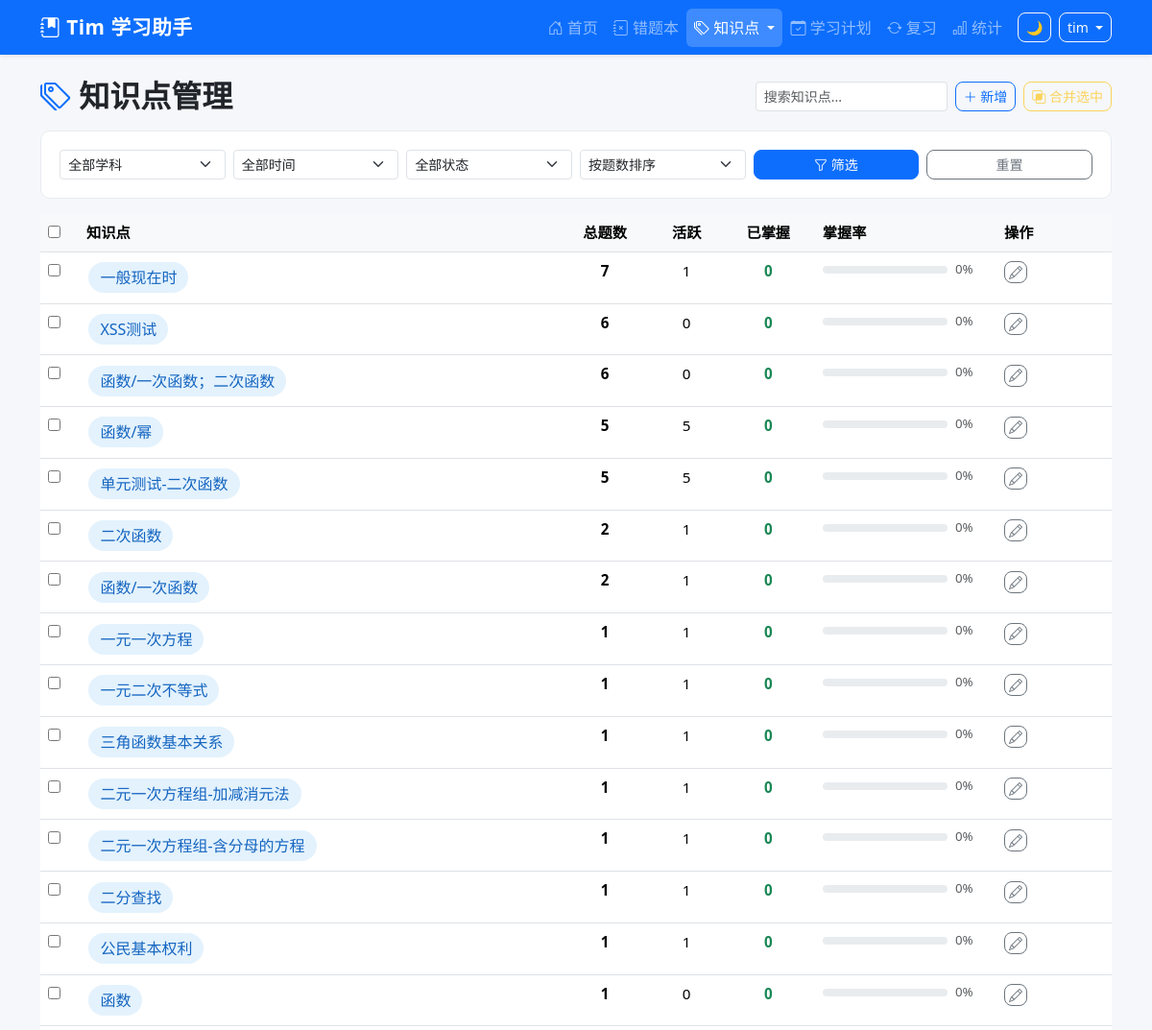
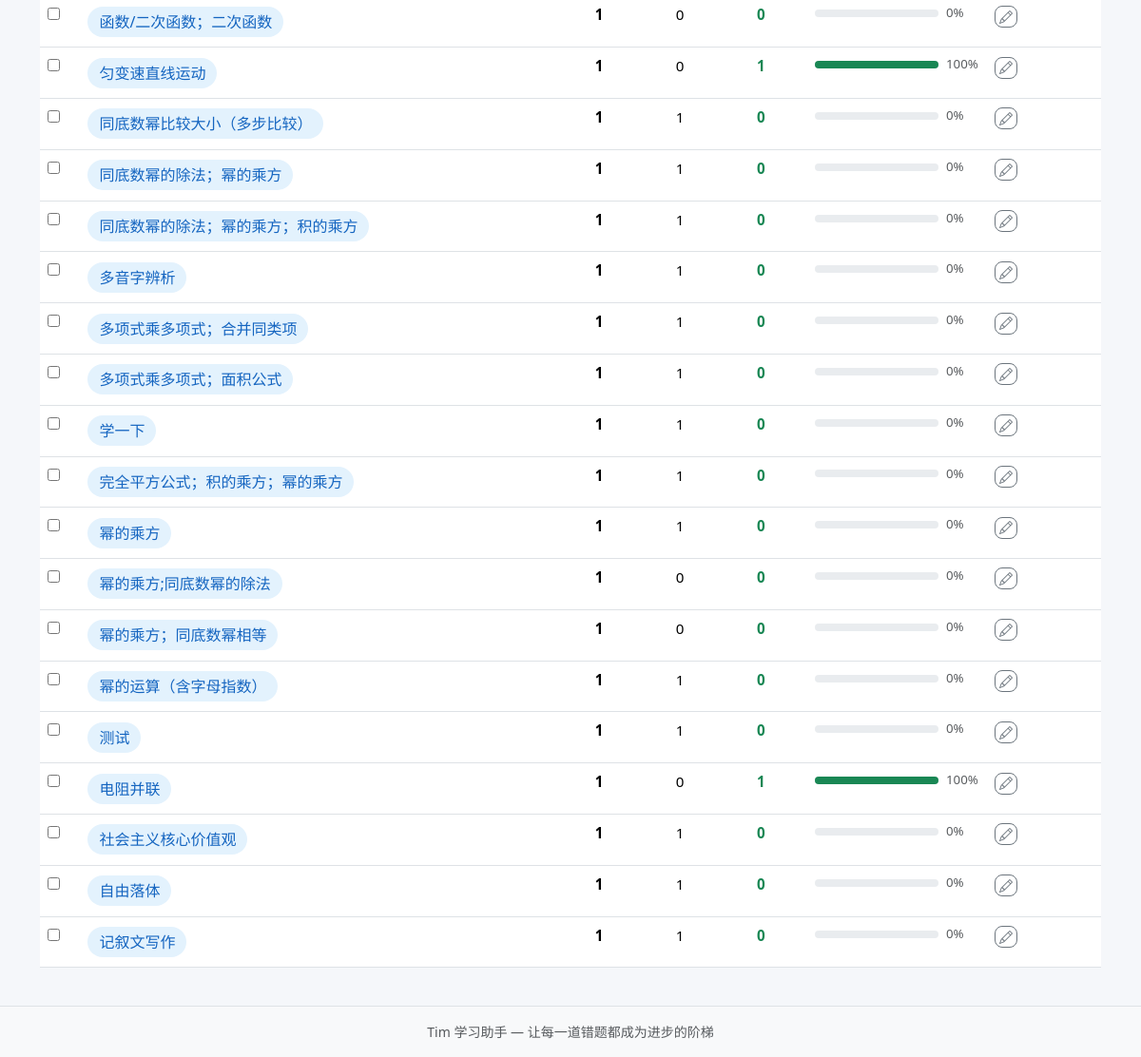
The page /knowledge-points (signed in) on the database its author committed (2 pictures, top to bottom).
### tables this page shows
CREATE TABLE mistake_records (
            id INTEGER PRIMARY KEY AUTOINCREMENT,
            uuid TEXT NOT NULL,
            sys_platform TEXT NOT NULL DEFAULT 'web',
            bstudio_create_time TIMESTAMP DEFAULT CURRENT_TIMESTAMP,
            xueke TEXT NOT NULL,
            timu TEXT NOT NULL,
            xueshengdaan TEXT DEFAULT '',
            zhengquedaan TEXT DEFAULT '',
            cuowufenxi TEXT DEFAULT '',
            zhishidian TEXT DEFAULT '',
            difficulty INTEGER DEFAULT 1,
            review_count INTEGER DEFAULT 0,
            last_review_at TIMESTAMP,
            next_review_at TIMESTAMP,
            review_stage INTEGER DEFAULT 0,
            review_algorithm TEXT DEFAULT 'sm2',
            status TEXT DEFAULT 'active',
            updated_at TIMESTAMP DEFAULT CURRENT_TIMESTAMP
        , voice_data TEXT DEFAULT '');

### app.py (the view)
@app.route('/knowledge-points',)
@login_required
def knowledge_points():
    xueke_filter = request.args.get('xueke', '')
    days_filter = request.args.get('days', '', type=int)
    status_filter = request.args.get('status', '')
    sort = request.args.get('sort', 'total')
    where_clauses = ["zhishidian != ''"]
    params = []
    if xueke_filter:
        where_clauses.append('xueke = ?')
        params.append(xueke_filter)
    if days_filter and days_filter > 0:
        where_clauses.append("bstudio_create_time >= date('now', ? || ' days')")
        params.append(str(-days_filter))
    if status_filter:
        where_clauses.append('status = ?')
        params.append(status_filter)
    where_sql = ' AND '.join(where_clauses)
    order_map = {
        'total': 'total DESC',
        'rate_asc': 'CAST(mastered_count AS REAL) / total ASC',
        'rate_desc': 'CAST(mastered_count AS REAL) / total DESC',
        'name': 'zhishidian ASC',
    }
    order_sql = order_map.get(sort, 'total DESC')
    kps = query_db(
        f'''SELECT zhishidian,
                  COUNT(*) as total,
                  SUM(CASE WHEN status='active' THEN 1 ELSE 0 END) as active_count,
                  SUM(CASE WHEN status='mastered' THEN 1 ELSE 0 END) as mastered_count
           FROM mistake_records
           WHERE {where_sql}
           GROUP BY zhishidian
           ORDER BY {order_sql}''',
        params
    )
    resp = make_response(render_template('knowledge_points.html',
        kps=kps,
        xueke_filter=xueke_filter,
        days_filter=days_filter or '',
        status_filter=status_filter,
        sort=sort,
        subjects=Config.get_subjects(),
        status_options=Config.STATUS_OPTIONS))
    return set_uuid_cookie(resp, g.user_uuid)

### app.py (called while the page is built, shortened)
@app.after_request
def add_security_headers(resp):
    resp.headers['X-Frame-Options'] = 'DENY'
    resp.headers['X-Content-Type-Options'] = 'nosniff'
    resp.headers['Referrer-Policy'] = 'strict-origin-when-cross-origin'
    return resp

@app.before_request
def csrf_check():
    if 'csrf_token' not in session:
        session['csrf_token'] = str(uuid_mod.uuid4())
    if request.method in ('GET', 'HEAD', 'OPTIONS'):
        return

def login_required(f):
    @wraps(f)
    def decorated(*a, **kw):
        if 'user_id' not in session:
            return redirect(url_for('login', next=request.path))
        return f(*a, **kw)
    return decorated

@app.before_request
def before_request():
    g.user_uuid = get_or_create_uuid()
    g.username = session.get('username', '')

### config.py (called while the page is built)
    @staticmethod
    def get_subjects():
        try:
            from database import query_db
            rows = query_db("SELECT name FROM base_data WHERE category='subject' ORDER BY sort_order")
            if rows:
                return [r['name'] for r in rows]
        except Exception:
            pass
        return Config.SUBJECTS

### database.py (called while the page is built)
def get_db():
    conn = sqlite3.connect(Config.DATABASE_PATH, timeout=5)
    conn.row_factory = sqlite3.Row
    conn.execute("PRAGMA foreign_keys = ON")
    conn.execute("PRAGMA journal_mode = WAL")
    return conn

def query_db(query, args=(), one=False):
    if 'mistake_records' in query and 'WHERE 1=1' in query:
        query = query.replace('WHERE 1=1', "WHERE status != 'deleted'")
    conn = get_db()
    cur = conn.execute(query, args)
    rv = cur.fetchall()
    conn.close()
    return (rv[0] if rv else None) if one else rv

### utils.py (called while the page is built, shortened)
def get_or_create_uuid():
    user_uuid = request.cookies.get(Config.COOKIE_NAME)
    from database import query_db
    if not user_uuid:
        try:
            row = query_db(
                'SELECT uuid, COUNT(*) AS cnt FROM mistake_records '
                'GROUP BY uuid ORDER BY cnt DESC LIMIT 1', one=True)
            if row and row['cnt'] > 0:
                user_uuid = str(row['uuid'])
        except Exception:
            pass
        if not user_uuid:
            user_uuid = str(uuid_mod.uuid4())
    return user_uuid

def set_uuid_cookie(response, user_uuid):
    response.set_cookie(
        Config.COOKIE_NAME,
        user_uuid,
        max_age=Config.COOKIE_MAX_AGE,
        httponly=True,
        samesite='Lax'
    )
    return response

### templates/knowledge_points.html (shortened to what this page needs)
{% extends "base.html" %}
{% block content %}
<div class="d-flex justify-content-between align-items-center mb-3 flex-wrap gap-2">
    <h2 class="fw-bold mb-0"><i class="bi bi-tags text-primary"></i> 知识点管理</h2>
    <div class="d-flex gap-2">
        <input type="text" id="kp-search" class="form-control form-control-sm" placeholder="搜索知识点..." style="width:200px" oninput="filterKps()">
        <button class="btn btn-outline-primary btn-sm" data-bs-toggle="modal" data-bs-target="#addKpModal">
            <i class="bi bi-plus-lg"></i> 新增
        </button>
        <button class="btn btn-outline-warning btn-sm" id="merge-btn" onclick="startMerge()" disabled>
            <i class="bi bi-intersect"></i> 合并选中
        </button>
    </div>
</div>
<div class="filter-bar mb-3">
    <form method="GET" class="row g-2 align-items-end">
        <div class="col-md-2">
            <select name="xueke" class="form-select form-select-sm">
                <option value="">全部学科</option>
            </select>
        </div>
        <div class="col-md-2">
            <select name="days" class="form-select form-select-sm">
                <option value="">全部时间</option>
            </select>
        </div>
        <div class="col-md-2">
            <select name="status" class="form-select form-select-sm">
                <option value="">全部状态</option>
            </select>
        </div>
        <div class="col-md-2">
            <select name="sort" class="form-select form-select-sm">
                <option value="total" {% if sort == 'total' %}selected{% endif %}>按题数排序</option>
            </select>
        </div>
        <div class="col-md-2">
            <button type="submit" class="btn btn-primary btn-sm w-100"><i class="bi bi-funnel"></i> 筛选</button>
        </div>
        <div class="col-md-2">
            <a href="{{ url_for('knowledge_points') }}" class="btn btn-outline-secondary btn-sm w-100">重置</a>
        </div>
    </form>
</div>
{% if kps %}
<div class="table-responsive">
    <table class="table table-hover" id="kp-table">
        <thead>
            <tr>
                <th style="width:40px"><input type="checkbox" id="kp-select-all" onchange="toggleAllKps(this)"></th>
                <th>知识点</th>
                <th class="text-center">总题数</th>
                <th class="text-center">活跃</th>
                <th class="text-center">已掌握</th>
                <th style="min-width:120px">掌握率</th>
                <th style="width:120px">操作</th>
            </tr>
        </thead>
        <tbody>
            {% for kp in kps %}
            <tr class="kp-row" data-name="{{ kp['zhishidian'] }}">
                <td><input type="checkbox" class="kp-cb" value="{{ kp['zhishidian'] }}" data-name="{{ kp['zhishidian'] }}"></td>
                <td>
                    <a href="{{ url_for('question_list', zhishidian=kp['zhishidian']) }}" class="text-decoration-none fw-bold">
                        <span class="knowledge-badge fs-6">{{ kp['zhishidian'] }}</span>
                    </a>
                </td>
                <td class="text-center fw-bold">{{ kp['total'] }}</td>
                <td class="text-center">{{ kp['active_count'] }}</td>
                <td class="text-center text-success fw-bold">{{ kp['mastered_count'] }}</td>
                <td>
                    <div class="d-flex align-items-center gap-2">
                        <div class="progress flex-grow-1" style="height:8px">
                            {% set pct = (kp['mastered_count'] / kp['total'] * 100) if kp['total'] > 0 else 0 %}
                            <div class="progress-bar {% if pct < 30 %}bg-danger{% elif pct < 70 %}bg-warning{% else %}bg-success{% endif %}"
                                 style="width:{{ pct|int }}%"></div>
                        </div>
                        <small class="text-muted" style="min-width:35px">{{ pct|int }}%</small>
                    </div>
                </td>
                <td>
                    <button class="btn btn-outline-secondary btn-sm py-0 px-1" title="重命名"
                            onclick="renameKp('{{ kp['zhishidian']|e }}')">
                        <i class="bi bi-pencil"></i>
                    </button>
                </td>
            </tr>
            {% endfor %}
        </tbody>
    </table>
</div>
{% endif %}
{% endblock %}

### static/css/style.css (style rules this page uses)
:root { --primary: #0d6efd; --success: #198754; --warning: #ffc107; --danger: #dc3545; --info: #0dcaf0; --dark: #212529; --light: #f8f9fa; }
body { min-height: 100vh; display: flex; flex-direction: column; background-color: #f5f7fa; }
.knowledge-badge { display: inline-block; padding: 0.25rem 0.75rem; border-radius: 20px; font-size: 0.85rem; font-weight: 500; background-color: #e3f2fd; color: #1565c0; margin: 0.15rem; }
.filter-bar { background: white; padding: 1.2rem; border-radius: 10px; margin-bottom: 1.5rem; border: 1px solid #e9ecef; }
.btn { border-radius: 8px; font-weight: 500; transition: all 0.2s; }
.table { font-size: 0.95rem; }
.table th { font-weight: 600; background-color: #f8f9fa; }

### rows shown on the page
mistake_records: zhishidian "二次函数", total "2", active_count "1", mastered_count "0", pct "0"
mistake_records: zhishidian "一元一次方程", total "1", active_count "1", mastered_count "0", pct "0"
mistake_records: zhishidian "一元二次不等式", total "1", active_count "1", mastered_count "0", pct "0"
mistake_records: zhishidian "三角函数基本关系", total "1", active_count "1", mastered_count "0", pct "0"
mistake_records: zhishidian "二元一次方程组-加减消元法", total "1", active_count "1", mastered_count "0", pct "0"
mistake_records: zhishidian "二元一次方程组-含分母的方程", total "1", active_count "1", mastered_count "0", pct "0"
mistake_records: zhishidian "二分查找", total "1", active_count "1", mastered_count "0", pct "0"
mistake_records: zhishidian "公民基本权利", total "1", active_count "1", mastered_count "0", pct "0"
mistake_records: zhishidian "函数/二次函数；二次函数", total "1", active_count "0", mastered_count "0", pct "0"
mistake_records: zhishidian "同底数幂比较大小（多步比较）", total "1", active_count "1", mastered_count "0", pct "0"
mistake_records: zhishidian "同底数幂的除法；幂的乘方", total "1", active_count "1", mastered_count "0", pct "0"
mistake_records: zhishidian "同底数幂的除法；幂的乘方；积的乘方", total "1", active_count "1", mastered_count "0", pct "0"
mistake_records: zhishidian "多音字辨析", total "1", active_count "1", mastered_count "0", pct "0"
mistake_records: zhishidian "多项式乘多项式；合并同类项", total "1", active_count "1", mastered_count "0", pct "0"
mistake_records: zhishidian "多项式乘多项式；面积公式", total "1", active_count "1", mastered_count "0", pct "0"
mistake_records: zhishidian "学一下", total "1", active_count "1", mastered_count "0", pct "0"
mistake_records: zhishidian "完全平方公式；积的乘方；幂的乘方", total "1", active_count "1", mastered_count "0", pct "0"
mistake_records: zhishidian "幂的乘方;同底数幂的除法", total "1", active_count "0", mastered_count "0", pct "0"
mistake_records: zhishidian "幂的乘方；同底数幂相等", total "1", active_count "0", mastered_count "0", pct "0"
mistake_records: zhishidian "幂的运算（含字母指数）", total "1", active_count "1", mastered_count "0", pct "0"
mistake_records: zhishidian "测试", total "1", active_count "1", mastered_count "0", pct "0"
mistake_records: zhishidian "社会主义核心价值观", total "1", active_count "1", mastered_count "0", review_stage "0"
mistake_records: zhishidian "自由落体", total "1", active_count "1", mastered_count "0", pct "0"
mistake_records: zhishidian "记叙文写作", total "1", active_count "1", mastered_count "0", pct "0"

### other values the page prints
{{ session.username }} "tim"
{{ kp['zhishidian'] }} "一般现在时" "XSS测试" "函数/一次函数；二次函数" "函数/幂" "单元测试-二次函数" "函数/一次函数" "函数" "匀变速直线运动" "幂的乘方" "电阻并联"
{{ kp['total'] }} "7" "6" "6" "5" "5" "2" "1" "1" "1" "1"
{{ kp['active_count'] }} "1" "0" "0" "5" "5" "1" "0" "0" "1" "0"
{{ kp['mastered_count'] }} "0" "0" "0" "0" "0" "0" "0" "1" "0" "1"
{{ pct|int }} "0" "0" "0" "0" "0" "0" "0" "100" "0" "100"
